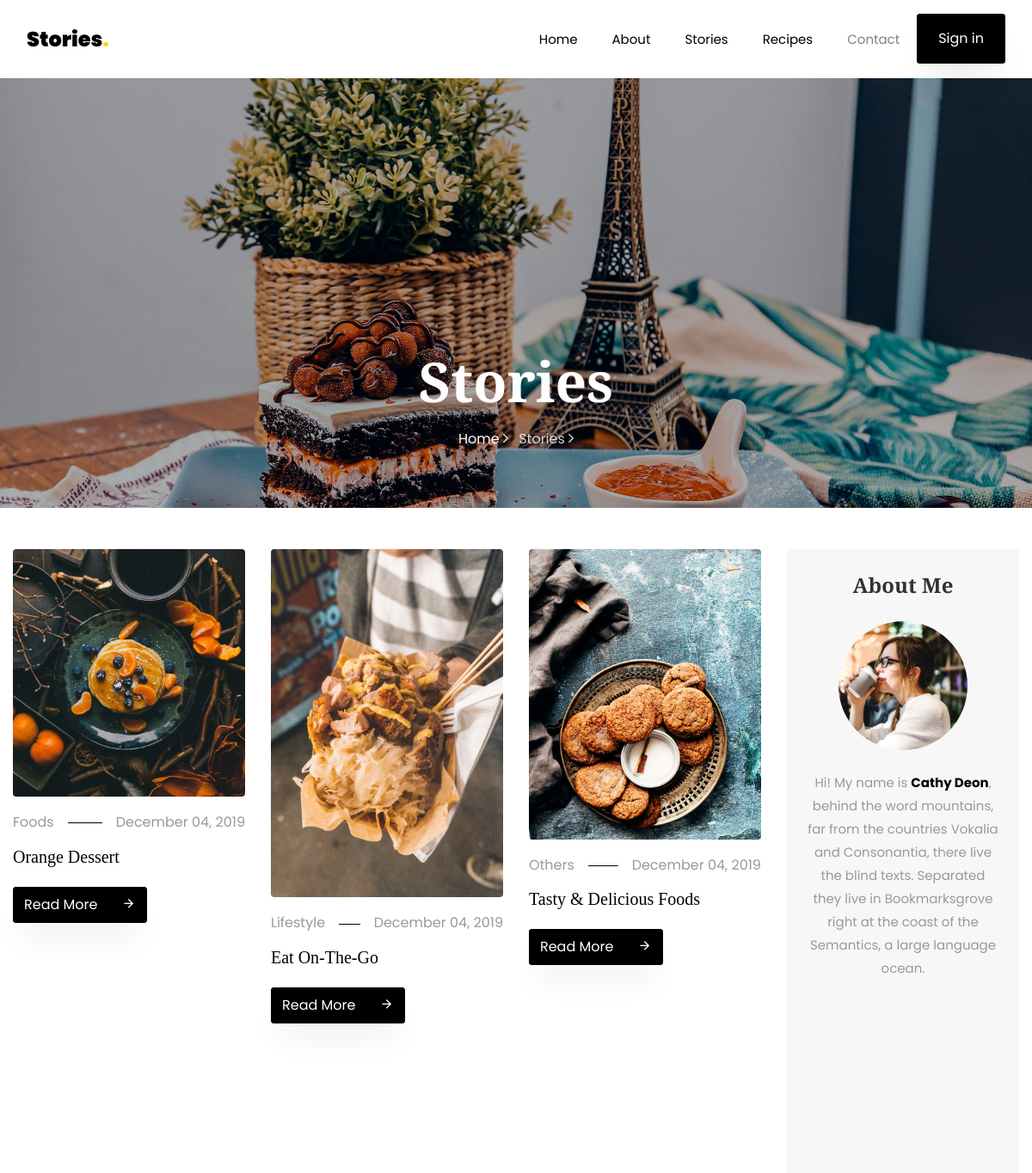
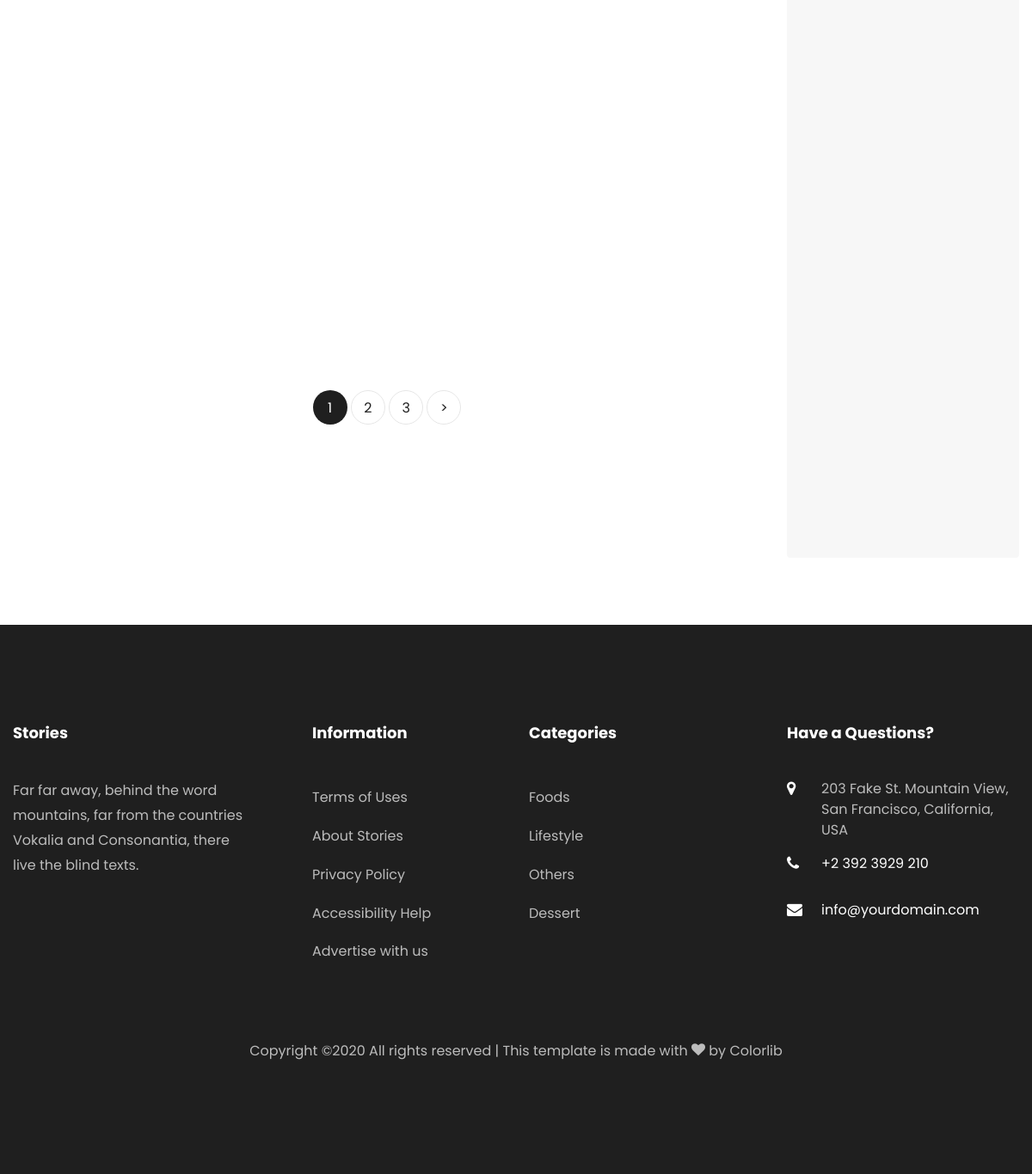
Screenshot of /stories/ with the database file from the repository (2 pictures, top to bottom).
### stories/models.py (models this page shows, shortened)
class Story(models.Model):
    title = models.CharField(max_length=50, blank=False, null=True)
    created_at = models.DateField(auto_now_add=True)
    image = models.ImageField(upload_to='stories', blank=False, null=True)
    description = models.TextField(blank=False)
    category = models.ForeignKey('Category', on_delete=models.CASCADE, related_name='stories', null=True)
    owner = models.ForeignKey(User, on_delete=models.CASCADE, related_name='stories', default=1)
    updated_at = models.DateField(auto_now = True)
    class Meta:
        ordering=('created_at',)
        verbose_name='Story'
        verbose_name_plural='Stories'

class Category(models.Model):
    title = models.CharField(max_length=50, blank=False, null=False)
    image = models.ImageField(upload_to='categories', blank=False)
    created_at = models.DateTimeField(auto_now_add=True)
    updated_at = models.DateTimeField(auto_now = True)
    class Meta:
        ordering=('created_at',)
        verbose_name='Category'
        verbose_name_plural='Categories'

### stories/views.py (the view)
# urls.py: path('stories/', StoriesView.as_view(), name='stories'),
class StoriesView(ListView):
    model = Story
    template_name = 'stories/stories.html'
    context_object_name = 'stories'
    paginate_by = 6

### stories/templatetags/base_filters.py (called while the page is built)
@register.simple_tag
def get_categories():
    return Category.objects.all()

### stories/templates/stories/stories.html (shortened to what this page needs)
{% extends 'base/index.html' %}
{% load static base_filters %}
{% block content %}
<section class="hero-wrap hero-wrap-2" style="background-image: url('{%static "images/bg_4.jpg"%}');">
    <div class="overlay"></div>
    <div class="container">
        <div class="row no-gutters slider-text align-items-end justify-content-center">
            <div class="col-md-9 ftco-animate pb-5 text-center">
                <h1 class="mb-3 bread">Stories</h1>
                <p class="breadcrumbs"><span class="mr-2"><a href="index.html">Home <i
                        class="ion-ios-arrow-forward"></i></a></span> <span>Stories <i
                        class="ion-ios-arrow-forward"></i></span>
                </p>
            </div>
        </div>
    </div>
</section>
<section class="ftco-section">
    <div class="container">
        <div class="row">
            <div class="col-lg-9">
                <div class="row">
                    {% for story in stories %}
                    <div class="col-md-4 ftco-animate">
                        <div class="blog-entry">
                            <a href="single.html" class="img-2"><img src="{{ story.image.url }}" class="img-fluid"
                                                                     alt="Colorlib Template"></a>
                            <div class="text pt-3">
                                <p class="meta d-flex"><span class="pr-3">{{ story.category.title }}</span><span class="ml-auto pl-3">{{story.created_at|date:"F d, Y "}}</span>
                                </p>
                                <h3><a href="single.html">{{ story.title }}</a></h3>
                                <p class="mb-0"><a href="single" class="btn btn-black py-2">Read More <span
                                        class="icon-arrow_forward ml-4"></span></a></p>
                            </div>
                        </div>
                    </div>
                {% endfor %}
                </div>
                <div class="row mt-5">
                    <div class="col text-center">
                        <div class="block-27">
                            <ul>
                                {% for page in page_obj.paginator.page_range %}
                                {% if page == page_obj.number%}
                                <li class="active"><span>{{page}}</span></li>
                                {% else %}
                                <li><a href="?page={{page}}">{{ page }}</a></li>
                                {%endif%}
                                {% endfor %}
                                {% if page_obj.has_next%}
                                <li><a href="?page={{page_obj.next_page_number}}">&gt;</a></li>
                                {% endif %}
                            </ul>
                        </div>
                    </div>
                </div>
            </div>
            <div class="col-lg-3">
                <div class="sidebar-wrap">
                    <div class="sidebar-box p-4 about text-center ftco-animate">
                        <h2 class="heading mb-4">About Me</h2>
                        <img src="{%static 'images/author.jpg'%}" class="img-fluid" alt="Colorlib Template">
                        <div class="text pt-4">
                            <p>Hi! My name is <strong>Cathy Deon</strong>, behind the word mountains, far from the
                                countries Vokalia and Consonantia, there live the blind texts. Separated they live in
                                Bookmarksgrove right at the coast of the Semantics, a large language ocean.</p>
                        </div>
                    </div>
                            {% get_categories as categories%}
                </div>
            </div>
        </div>
    </div>
</section>
{% endblock content %}

### accounts/templates/partials/footer.html (shortened to what this page needs)
{% load base_filters %}
<footer class="ftco-footer ftco-footer-2 ftco-section">
    <div class="container">
        <div class="row mb-5">
            <div class="col-md">
                <div class="ftco-footer-widget mb-4">
                    <h2 class="ftco-heading-2">Stories</h2>
                    <p>Far far away, behind the word mountains, far from the countries Vokalia and Consonantia, there
                        live the blind texts.</p>
                    <ul class="ftco-footer-social list-unstyled float-md-left float-lft mt-5">
                    </ul>
                </div>
            </div>
            <div class="col-md">
                <div class="ftco-footer-widget mb-4 ml-md-5">
                    <h2 class="ftco-heading-2">Information</h2>
                    <ul class="list-unstyled">
                        <li><a href="#" class="py-2 d-block">Terms of Uses</a></li>
                        <li><a href="#" class="py-2 d-block">About Stories</a></li>
                        <li><a href="#" class="py-2 d-block">Privacy Policy</a></li>
                        <li><a href="#" class="py-2 d-block">Accessibility Help</a></li>
                        <li><a href="#" class="py-2 d-block">Advertise with us</a></li>
                    </ul>
                </div>
            </div>
            <div class="col-md">
                <div class="ftco-footer-widget mb-4">
                    <h2 class="ftco-heading-2">Categories</h2>
                    <ul class="list-unstyled">
                        {% get_categories as categories %}
                        {% for category in categories|slice:"5" %}
                        <li><a href="#" class="py-2 d-block">{{category.title}}</a></li>
                        {% endfor %}
                    </ul>
                </div>
            </div>
            <div class="col-md">
                <div class="ftco-footer-widget mb-4">
                    <h2 class="ftco-heading-2">Have a Questions?</h2>
                    <div class="block-23 mb-3">
                        <ul>
                            <li><span class="icon icon-map-marker"></span><span class="text">203 Fake St. Mountain View, San Francisco, California, USA</span>
                            </li>
                            <li><a href="#"><span class="icon icon-phone"></span><span
                                    class="text">+2 392 3929 210</span></a></li>
                            <li><a href="#"><span class="icon icon-envelope"></span><span class="text">info@yourdomain.com</span></a>
                            </li>
                        </ul>
                    </div>
                </div>
            </div>
        </div>
        <div class="row">
            <div class="col-md-12 text-center">
                <p>
                    Copyright &copy;<script>document.write(new Date().getFullYear());</script>
                    All rights reserved | This template is made with <i class="icon-heart color-danger"
                                                                        aria-hidden="true"></i> by <a
                            href="https://colorlib.com" target="_blank">Colorlib</a>
                    </p>
            </div>
        </div>
    </div>
</footer>

### static/css/icomoon.css (style rules this page uses)
[class^="icon-"], [class*=" icon-"] { font-family: 'icomoon' !important; speak: none; font-style: normal; font-weight: normal; font-variant: normal; text-transform: none; line-height: 1; -webkit-font-smoothing: antialiased; -moz-osx-font-smoothing: grayscale; }
.icon-heart:before { content: "\f004"; }
.icon-map-marker:before { content: "\f041"; }
.icon-phone:before { content: "\f095"; }
.icon-envelope:before { content: "\f0e0"; }
.icon-arrow_forward:before { content: "\e5c8"; }

### rows the page displays
Story: image (picture), category "Foods", created_at "December 04, 2019", title "Orange Dessert"
Story: image (picture), category "Lifestyle", created_at "December 04, 2019", title "Eat On-The-Go"
Story: image (picture), category "Others", created_at "December 04, 2019", title "Tasty & Delicious Foods"
Category: title "Foods"
Category: title "Lifestyle"
Category: title "Others"
Category: title "Dessert"

### other values shown
{{ page }} "1"
{{ page }} "2" "3"
